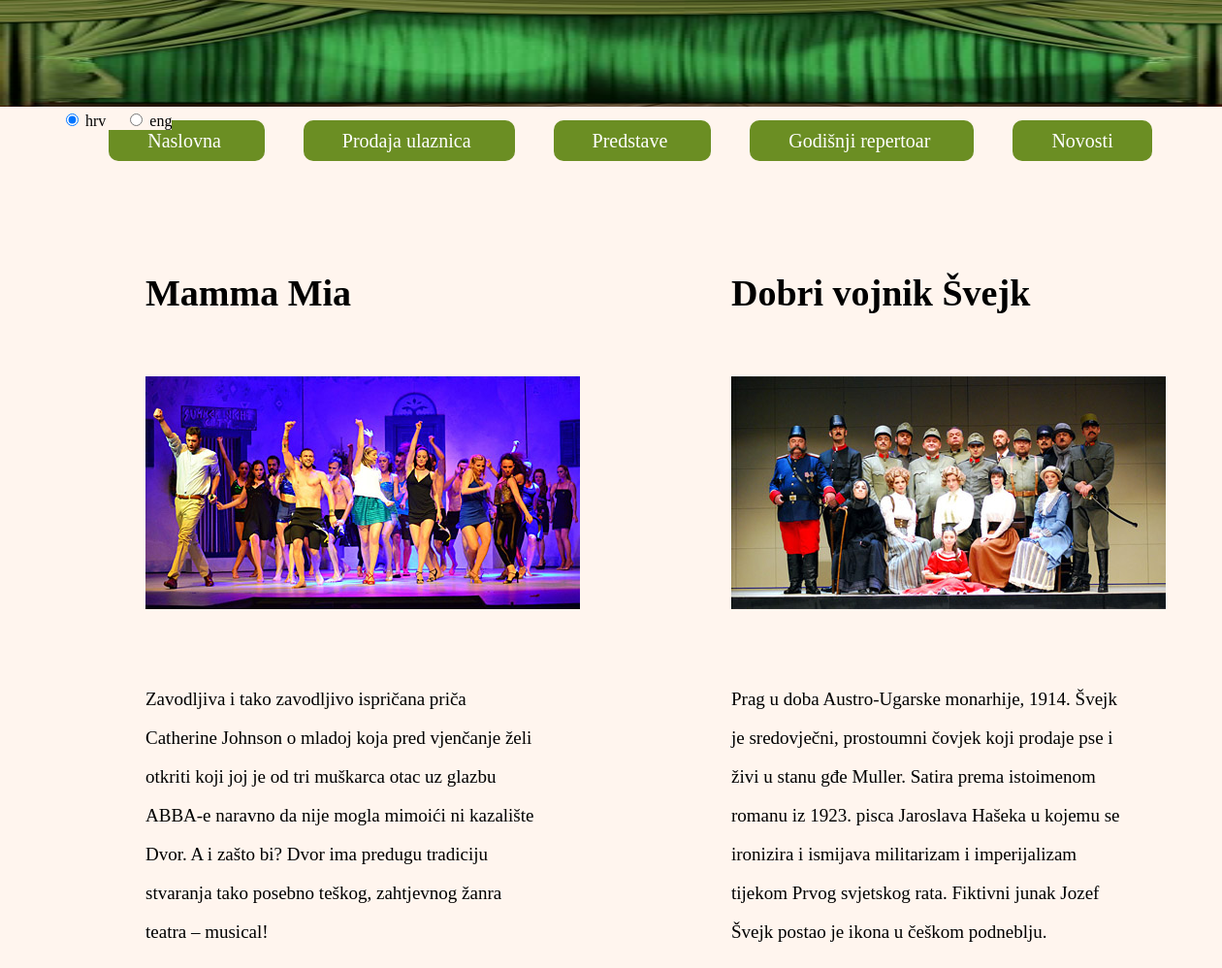
/godisnji_repertoar.php, run on the app's committed database.
### tables this page shows
CREATE TABLE `jezik` (
  `naziv` varchar(30) DEFAULT NULL,
  `hrv` varchar(400) DEFAULT NULL,
  `eng` varchar(400) DEFAULT NULL
);

### godisnji_repertoar.php (the view, shortened to what this page needs)
<!DOCTYPE html>
<html>
	<head>
		<?php
			$con = mysqli_connect("localhost", "root", "root", "kazaliste")
					or die("Neuspjesno spajanje na server");
			$con->set_charset('utf8');
		 ?>
		<link rel="stylesheet" type="text/css" href="mojstil.css">
		<header>
			<img src="zavjesa.jpg" alt="zavjesa" id="header">
			<form method="post" action="godisnji_repertoar.php" class="izborJezika" name="izborJezika"
					onClick="document.forms.izborJezika.submit();">
				<?php
					if(empty($_POST) && !isset($_SESSION['language']))
						echo '<input type="radio" name="jezik" value="hrv" checked> hrv &nbsp;&nbsp;&nbsp;
								<input type="radio" name="jezik" value="eng"> eng';
				?>
			</form>
		</header>
	</head>
	<body>
		<ul>
			<a href="naslovna.php">
				<li>
					<?php
						$query = "SELECT * FROM jezik WHERE naziv='naslovna'";
						$result = mysqli_query($con, $query);
						$row = mysqli_fetch_array($result);
						if(!empty($_POST))
							echo $row[$_POST['jezik']];
						else if(empty($_POST) && !isset($_SESSION['language']))
							echo $row['hrv'];
						else if(empty($_POST) && isset($_SESSION['language']))
							echo $row[$_SESSION['language']];
				 	?>
				</li>
			</a>
			<a href="prodaja_ulaznica.php">
				<li>
					<?php
						$query = "SELECT * FROM jezik WHERE naziv='prodajaUlaznica'";
						$result = mysqli_query($con, $query);
						$row = mysqli_fetch_array($result);
						if(!empty($_POST))
							echo $row[$_POST['jezik']];
						else if(empty($_POST) && !isset($_SESSION['language']))
							echo $row['hrv'];
						else if(empty($_POST) && isset($_SESSION['language']))
							echo $row[$_SESSION['language']];
				 	?>
				</li>
			</a>
			<a href="predstave.php">
				<li>
					<?php
						$query = "SELECT * FROM jezik WHERE naziv='predstave'";
						$result = mysqli_query($con, $query);
						$row = mysqli_fetch_array($result);
						if(!empty($_POST))
							echo $row[$_POST['jezik']];
						else if(empty($_POST) && !isset($_SESSION['language']))
							echo $row['hrv'];
						else if(empty($_POST) && isset($_SESSION['language']))
							echo $row[$_SESSION['language']];
				 	?>
				</li>
			</a>
			<a href="godisnji_repertoar.php">
				<li>
					<?php
						$query = "SELECT * FROM jezik WHERE naziv='godišnjiRepertoar'";
						$result = mysqli_query($con, $query);
						$row = mysqli_fetch_array($result);
						if(!empty($_POST))
							echo $row[$_POST['jezik']];
						else if(empty($_POST) && !isset($_SESSION['language']))
							echo $row['hrv'];
						else if(empty($_POST) && isset($_SESSION['language']))
							echo $row[$_SESSION['language']];
				 	?>
				</li>
			</a>
			<a href="novosti.php">
				<li>
					<?php
						$query = "SELECT * FROM jezik WHERE naziv='novosti'";
						$result = mysqli_query($con, $query);
						$row = mysqli_fetch_array($result);
						if(!empty($_POST))
							echo $row[$_POST['jezik']];
						else if(empty($_POST) && !isset($_SESSION['language']))
							echo $row['hrv'];
						else if(empty($_POST) && isset($_SESSION['language']))
							echo $row[$_SESSION['language']];
				 	?>
				</li>
			</a>
		</ul>
		<div class="glavni2">
			<div class="pomocni2">
				<h1>
					<?php
						$query = "SELECT * FROM jezik WHERE naziv='hit1'";
						$result = mysqli_query($con, $query);
						$row = mysqli_fetch_array($result);
						if(!empty($_POST))
							echo $row[$_POST['jezik']];
						else if(empty($_POST) && !isset($_SESSION['language']))
							echo $row['hrv'];
						else if(empty($_POST) && isset($_SESSION['language']))
							echo $row[$_SESSION['language']];
				 	?>
				</h1>
				<br>
				<img src="mammaMiaSlika.jpg" alt="Mamma Mia slika">
				<br><br>
				<p>
					<?php
						$query = "SELECT * FROM jezik WHERE naziv='hitRadnja1'";
						$result = mysqli_query($con, $query);
						$row = mysqli_fetch_array($result);
						if(!empty($_POST))
							echo $row[$_POST['jezik']];
						else if(empty($_POST) && !isset($_SESSION['language']))
							echo $row['hrv'];
						else if(empty($_POST) && isset($_SESSION['language']))
							echo $row[$_SESSION['language']];
				 	?>
				</p>
			</div>
			<div class="pomocni2">
				<h1>
					<?php
						$query = "SELECT * FROM jezik WHERE naziv='hit2'";
						$result = mysqli_query($con, $query);
						$row = mysqli_fetch_array($result);
						if(!empty($_POST))
							echo $row[$_POST['jezik']];
						else if(empty($_POST) && !isset($_SESSION['language']))
							echo $row['hrv'];
						else if(empty($_POST) && isset($_SESSION['language']))
							echo $row[$_SESSION['language']];
				 	?>
				</h1>
				<br>
				<img src="dobriVojnikŠvejkSlika.jpg" alt="Dobri vojnik Švejk slika">
				<br><br>
				<p>
					<?php
						$query = "SELECT * FROM jezik WHERE naziv='hitRadnja2'";
						$result = mysqli_query($con, $query);
						$row = mysqli_fetch_array($result);
						if(!empty($_POST))
							echo $row[$_POST['jezik']];
						else if(empty($_POST) && !isset($_SESSION['language']))
							echo $row['hrv'];
						else if(empty($_POST) && isset($_SESSION['language']))
							echo $row[$_SESSION['language']];
				 	?>
				</p>
			</div>
		</div>
	</body>
</html>

### mojstil.css (style rules this page uses)
#header { min-width: 100%; height: 110px; }
body { background-color: SeaShell; width: 100%; margin-top: 0px; margin-left: 0px; }
li { display: inline; background-color: OliveDrab; padding: 10px 40px 10px; border-radius: 10px; font-size: 20px; }
ul { margin: 20px auto; text-align: center; }
ul a:link { text-decoration: none; color: white; margin: 20px; }
.izborJezika { background-color: SeaShell; position :absolute; margin-bottom: 0px; margin-left: 5%; }
.glavni2 { margin: 100px 50px 20px; width: 100%; }
.pomocni2 { float: left; width: 50%; font-size: 19px; margin: 0 auto; width: 40%; margin-left: 100px; line-height: 40px; }
.pomocni2 p { width: 80%; }

### data on the page
jezik: hrv "Naslovna"
jezik: hrv "Prodaja ulaznica"
jezik: hrv "Predstave"
jezik: hrv "Godišnji repertoar"
jezik: hrv "Novosti"
jezik: hrv "Mamma Mia"
jezik: hrv "Zavodljiva i tako zavodljivo ispričana priča Catherine Johnson o mladoj koja pred vjenčanje želi otkriti koji joj je od tri muškarca otac uz glazbu ABBA-e naravno da nije mogla mimoići ni kazalište Dvor. A i zašto bi? Dvor ima predugu tradiciju stvaranja tako posebno teškog, zahtjevnog žanra teatra – musical!"
jezik: hrv "Dobri vojnik Švejk"
jezik: hrv "Prag u doba Austro-Ugarske monarhije, 1914. Švejk je sredovječni, prostoumni čovjek koji prodaje pse i živi u stanu gđe Muller. Satira prema istoimenom romanu iz 1923. pisca Jaroslava Hašeka u kojemu se ironizira i ismijava militarizam i imperijalizam tijekom Prvog svjetskog rata. Fiktivni junak Jozef Švejk postao je ikona u češkom podneblju."
